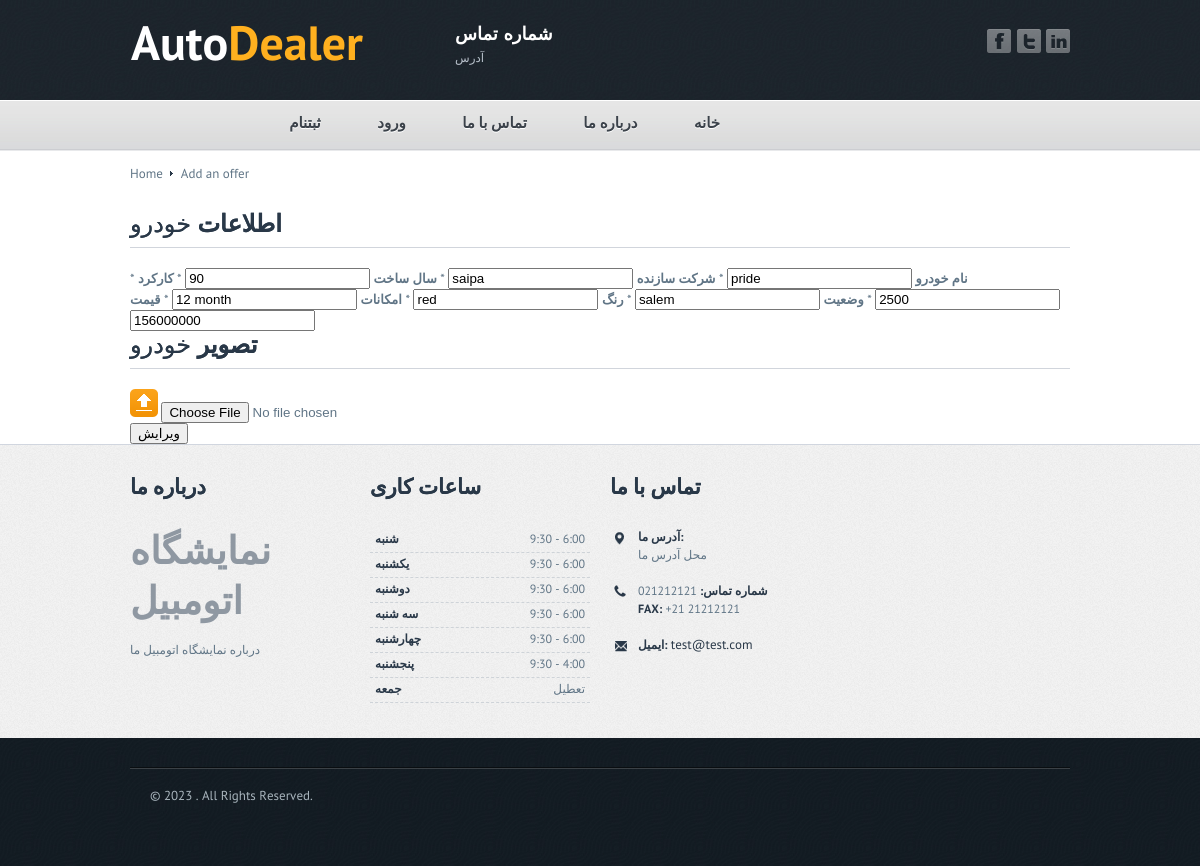
The page /admin/editcars.php?id=1 on the database its author committed.
### tables this page shows
CREATE TABLE `cars` (
  `id` int(11) NOT NULL,
  `name` varchar(255) NOT NULL,
  `company` varchar(255) NOT NULL,
  `salesakht` varchar(255) NOT NULL,
  `karkerd` varchar(255) NOT NULL,
  `vazeiat` text NOT NULL,
  `rang` varchar(255) NOT NULL,
  `emkanat` text NOT NULL,
  `qeymat` varchar(255) NOT NULL,
  `image` varchar(255) NOT NULL
);

### admin/editcars.php (the view, shortened to what this page needs)
<!DOCTYPE html>
<head>
	<link rel="stylesheet" type="text/css" href="../css/style.css" />
</head>
<body class="sell">
	<?php include 'header.php' ?>
	<?php
	include '../db.php';
    $id=$_GET['id'];
    $select = $conn->prepare("SELECT * FROM `cars` WHERE id=?");
    $select -> bindValue(1,$id);
    $select -> execute();
    $cars=$select ->fetchAll(PDO::FETCH_ASSOC);
?>
		<div id="content">
			<div class="content">
				<div class="breadcrumbs">
					<a href="#">Home</a>
					<img src="images/marker_2.gif" alt=""/>
					<span>Add an offer</span>
				</div>
				<div class="main_wrapper">
					<form  method="post"enctype="multipart/form-data">
					<div class="sell_box sell_box_1">
						<h2><strong>اطلاعات</strong> خودرو</h2>
						<?php foreach($cars as $cars): ?>
						<div class="input_wrapper large">
							<label><span>* </span><strong>نام خودرو</strong></label>
							<input name="name" type="text" class="txb large" value="<?=$cars['name']; ?>"/>
							<label><span>* </span><strong>شرکت سازنده</strong></label>
							<input name="company" type="text" class="txb large" value="<?=$cars['company']; ?>"/>
							<label><span>* </span><strong>سال ساخت</strong></label>
							<input name="salesakht" type="text" class="txb large" value="<?=$cars['salesakht']; ?>"/>
							<label><span>* </span><strong>کارکرد</strong></label>
							<input name="karkerd" type="text" class="txb large" value="<?=$cars['karkerd']; ?>"/>
							<label><span>* </span><strong>وضعیت</strong></label>
							<input name="vazeiat" type="text" class="txb large" value="<?=$cars['vazeiat']; ?>"/>
							<label><span>* </span><strong>رنگ</strong></label>
							<input name="rang" type="text" class="txb large" value="<?=$cars['rang']; ?>"/>
							<label><span>* </span><strong>امکانات</strong></label>
							<input name="emkanat" type="text" class="txb large" value="<?=$cars['emkanat']; ?>"/>
							<label><span>* </span><strong>قیمت</strong></label>
							<input name="qeymat" type="text" class="txb large" value="<?=$cars['qeymat']; ?>"/>
						</div>
					</div>
					<div class="sell_box sell_box_4">
						<h2><strong>تصویر</strong> خودرو</h2>
						<div class="foto_wrapper">
							<a href="#">
								<img src="images/upload.png" alt="" class="upload"/>
								<input type="file" name="uploadfile" value="<?=$cars['image']; ?>" />
							</a>
						</div>
                        <?php endforeach ?>
					</div>
					<div class="sell_submit_wrapper">
						<input name="sub" type="submit" value="ویرایش" class="sell_submit"/>
					</div>
					</form>
				</div>
			</div>
		</div>
		<?php include '../footer.php' ?>
</body>
</html>

### css/style.css (style rules this page uses)
body,form,img,h1,h2,h3,h4,h5,p,a,div,ul,li { padding:0; margin:0; border:0; }
input,textarea,a { outline:0; }
body { font-family: 'PTSansRegular',Arial,sans-serif; font-size:13px; color:#607586; background:#FFFFFF; overflow-x:hidden; }
a { font-family: 'PTSansRegular',Arial,sans-serif; font-size:13px; color:#607586; text-decoration:none; }
strong { font-family: 'PTSansBold',Arial,sans-serif; font-weight: bold; }
h2 { font-weight: normal; font-family: 'PTSansRegular',Arial,sans-serif; font-size: 24px; line-height: 30px; color: #293848; text-shadow:0 0 0 #293848; border-bottom:1px solid #D1D5DC; padding: 0 0 7px 0; margin: 0 0 20px 0 }
#content { width:100%; background: url(../images/bg_content.jpg) repeat-x 0 0; text-align:left; min-width: 980px; margin: 0 auto; }
.content { width: 940px; margin: 0 auto; padding: 15px 20px 0; }
.main_wrapper { position:relative; }
.breadcrumbs { padding: 0 0 26px; }
.breadcrumbs, .breadcrumbs a { line-height: 20px; font-size: 13px; color: #607586; text-decoration: none; }
.breadcrumbs img { margin: 0 4px 2px 4px; }

### rows shown on the page
cars: name "pride", company "saipa", salesakht "90", karkerd "2500", vazeiat "salem", rang "red", emkanat "12 month", qeymat "156000000"
